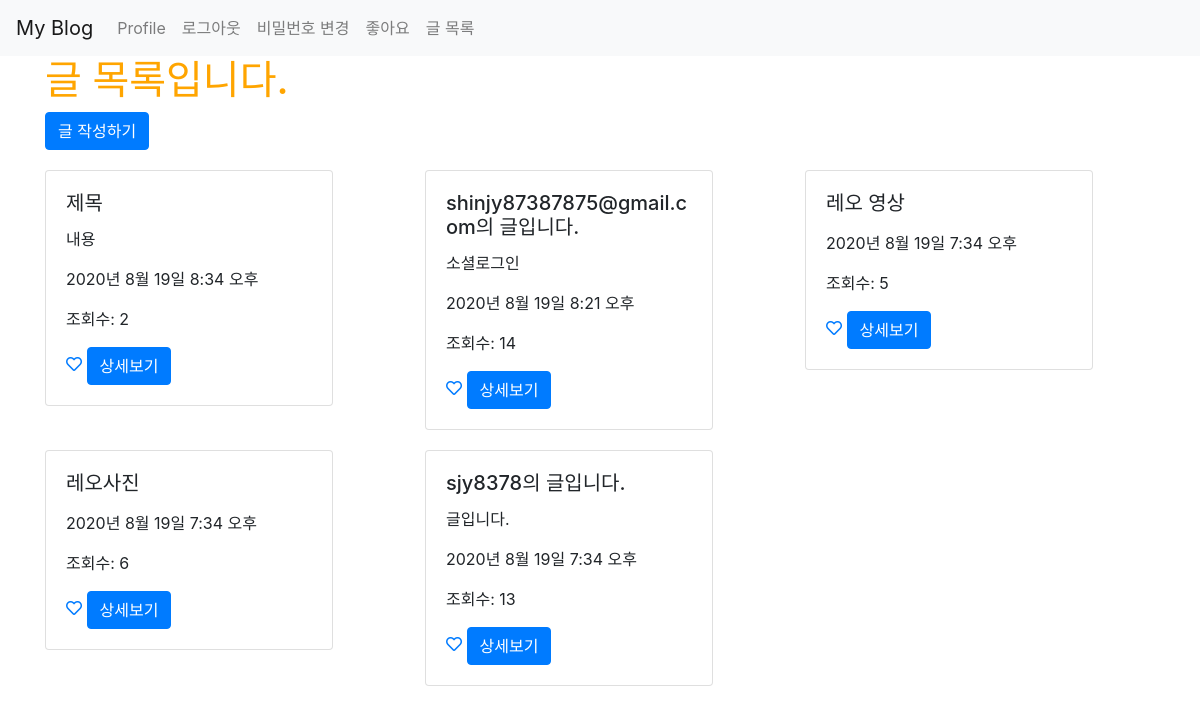
Page /posts/ (signed in) on the earlier database version.
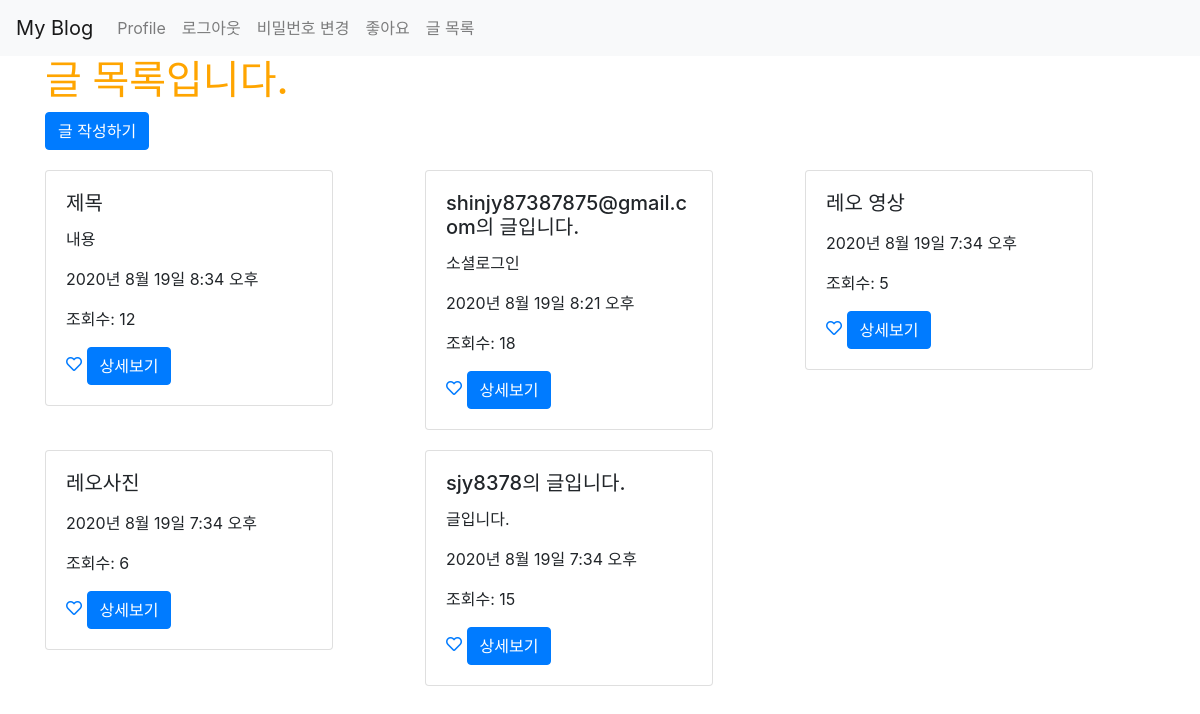
Same page on the later database version.
### posts/models.py (models this page shows, shortened)
class Post(models.Model):
    title=models.CharField(max_length=50, null=False)
    content=models.TextField()
    view_count=models.IntegerField(default=0)#데이터 타입:정수형
    image = models.ImageField(upload_to='images/', null=True)
    created_at=models.DateTimeField(auto_now_add=True)#datetime:날짜+시간/date=날짜
    updated_at=models.DateTimeField(auto_now=True)
    user = models.ForeignKey(User, on_delete = models.CASCADE, null=True)#유저가 없어지면 포스트를 지우기 위해서 케스케이드(on _delete) 넣음
    like_user_set = models.ManyToManyField(User, blank=True, related_name="like_user_set", through="Like")

### posts/views.py (the view)
# urls.py: path('', views.main, name="main"),
def main(request):
    posts=Post.objects.all().order_by('-created_at')
    return render(request, 'posts/main.html', {'posts':posts})

### posts/templates/posts/main.html
{% extends 'base.html' %}
{% load static %}
{% block content %}
{% include 'shared/_navbar.html'%}
{% if user.is_authenticated %}
    <div class="container">
     <h1>글 목록입니다.</h1>
     <a href="{% url 'posts:new' %}" class="btn btn-primary">글 작성하기</a>
     <div class="row">
         {% for post in posts %}
         <div class="col-md-4 col-12">
              <div class="card" style="width: 18rem; margin-top: 20px;">
                   <div class="card-body">
                       <h5 class="card-title">{{ post.title }}</h5>
                        <p class="card-text">{{ post.content }}</p>
                         <p>{{ post.created_at }}</p>
                         <p>조회수: {{post.view_count}}</p>
                         <a href="{% url 'posts:post_like' post.id %}">
                            {% if user in post.like_user_set.all %}
                                <i class="fas fa-heart"></i>
                            {% else %}
                                <i class="far fa-heart"></i>
                            {% endif %}
                        </a>
                          <a href="{% url 'posts:show' post.pk %}" class="btn btn-primary">상세보기</a>
                        </div>
                    </div>
                </div>
                 {% endfor %}
            </div>
         </div>
        {% else %}
            <h3>로그인 후 이용 가능합니다.</h3>
            <a href="{% url 'account_login' %}" class="btn btn-warning"> 로그인</a>
            <a href="{% url 'account_signup' %}" class="btn btn-warning"> 회원가입</a>
        {% endif %}
    {% endblock %}

Differences in the rows shown:
changed Post "제목": view_count "2" → "12"
changed Post "shinjy87387875@gmail.com의 글입니다.": view_count "14" → "18"
changed Post "sjy8378의 글입니다.": view_count "13" → "15"
